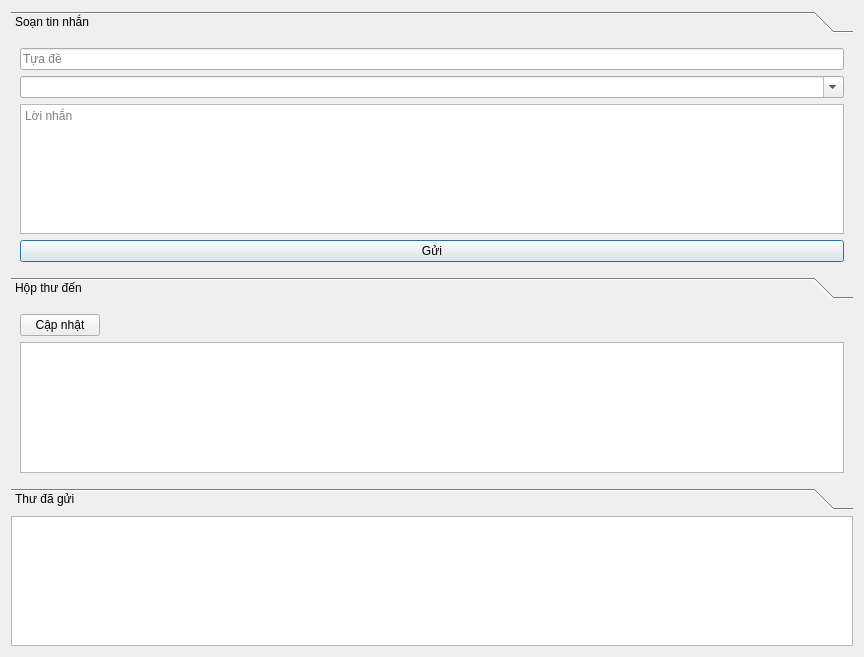
<?xml version="1.0" encoding="UTF-8"?>
<ui version="4.0">
 <class>Inbox</class>
 <widget class="QDialog" name="Inbox">
  <property name="geometry">
   <rect>
    <x>0</x>
    <y>0</y>
    <width>864</width>
    <height>657</height>
   </rect>
  </property>
  <property name="windowTitle">
   <string>Dialog</string>
  </property>
  <layout class="QVBoxLayout" name="verticalLayout_4">
   <item>
    <widget class="QToolBox" name="toolBox_2">
     <property name="sizePolicy">
      <sizepolicy hsizetype="Preferred" vsizetype="Preferred">
       <horstretch>0</horstretch>
       <verstretch>0</verstretch>
      </sizepolicy>
     </property>
     <property name="currentIndex">
      <number>0</number>
     </property>
     <widget class="QWidget" name="page">
      <property name="geometry">
       <rect>
        <x>0</x>
        <y>-73</y>
        <width>821</width>
        <height>204</height>
       </rect>
      </property>
      <attribute name="label">
       <string>Soạn tin nhắn</string>
      </attribute>
      <layout class="QVBoxLayout" name="verticalLayout_6">
       <item>
        <layout class="QVBoxLayout" name="verticalLayout">
         <item>
          <widget class="QLineEdit" name="tuaDe">
           <property name="placeholderText">
            <string>Tựa đề</string>
           </property>
          </widget>
         </item>
         <item>
          <widget class="QComboBox" name="nguoiNhan">
           <property name="editable">
            <bool>true</bool>
           </property>
           <property name="insertPolicy">
            <enum>QComboBox::NoInsert</enum>
           </property>
          </widget>
         </item>
         <item>
          <widget class="QPlainTextEdit" name="loiNhan">
           <property name="placeholderText">
            <string>Lời nhắn</string>
           </property>
          </widget>
         </item>
         <item>
          <widget class="QPushButton" name="guiButton">
           <property name="text">
            <string>Gửi</string>
           </property>
          </widget>
         </item>
        </layout>
       </item>
      </layout>
     </widget>
    </widget>
   </item>
   <item>
    <layout class="QVBoxLayout" name="verticalLayout_2">
     <item>
      <widget class="QToolBox" name="toolBox">
       <property name="currentIndex">
        <number>0</number>
       </property>
       <widget class="QWidget" name="hopThuDenPage">
        <property name="geometry">
         <rect>
          <x>0</x>
          <y>0</y>
          <width>840</width>
          <height>214</height>
         </rect>
        </property>
        <attribute name="label">
         <string>Hộp thư đến</string>
        </attribute>
        <layout class="QVBoxLayout" name="verticalLayout_7">
         <item>
          <layout class="QVBoxLayout" name="verticalLayout_5">
           <item>
            <layout class="QHBoxLayout" name="horizontalLayout_2">
             <item>
              <widget class="QPushButton" name="capNhatButton">
               <property name="text">
                <string>Cập nhật</string>
               </property>
              </widget>
             </item>
             <item>
              <spacer name="horizontalSpacer">
               <property name="orientation">
                <enum>Qt::Horizontal</enum>
               </property>
               <property name="sizeHint" stdset="0">
                <size>
                 <width>40</width>
                 <height>20</height>
                </size>
               </property>
              </spacer>
             </item>
            </layout>
           </item>
           <item>
            <widget class="QTableView" name="hopThuDenTable">
             <property name="editTriggers">
              <set>QAbstractItemView::NoEditTriggers</set>
             </property>
             <property name="selectionBehavior">
              <enum>QAbstractItemView::SelectRows</enum>
             </property>
            </widget>
           </item>
          </layout>
         </item>
        </layout>
       </widget>
       <widget class="QWidget" name="hopThuDiPage">
        <property name="geometry">
         <rect>
          <x>0</x>
          <y>0</y>
          <width>840</width>
          <height>214</height>
         </rect>
        </property>
        <attribute name="label">
         <string>Thư đã gửi</string>
        </attribute>
        <layout class="QHBoxLayout" name="horizontalLayout">
         <item>
          <widget class="QTableView" name="hopThuDiTable">
           <property name="editTriggers">
            <set>QAbstractItemView::NoEditTriggers</set>
           </property>
           <property name="selectionBehavior">
            <enum>QAbstractItemView::SelectRows</enum>
           </property>
          </widget>
         </item>
        </layout>
       </widget>
      </widget>
     </item>
    </layout>
   </item>
   <item>
    <layout class="QVBoxLayout" name="verticalLayout_3"/>
   </item>
   <item>
    <widget class="QTextEdit" name="loiNhanTextEdit"/>
   </item>
  </layout>
 </widget>
 <tabstops>
  <tabstop>tuaDe</tabstop>
  <tabstop>nguoiNhan</tabstop>
  <tabstop>loiNhan</tabstop>
  <tabstop>guiButton</tabstop>
  <tabstop>hopThuDenTable</tabstop>
  <tabstop>loiNhanTextEdit</tabstop>
  <tabstop>hopThuDiTable</tabstop>
 </tabstops>
 <resources/>
 <connections/>
</ui>
